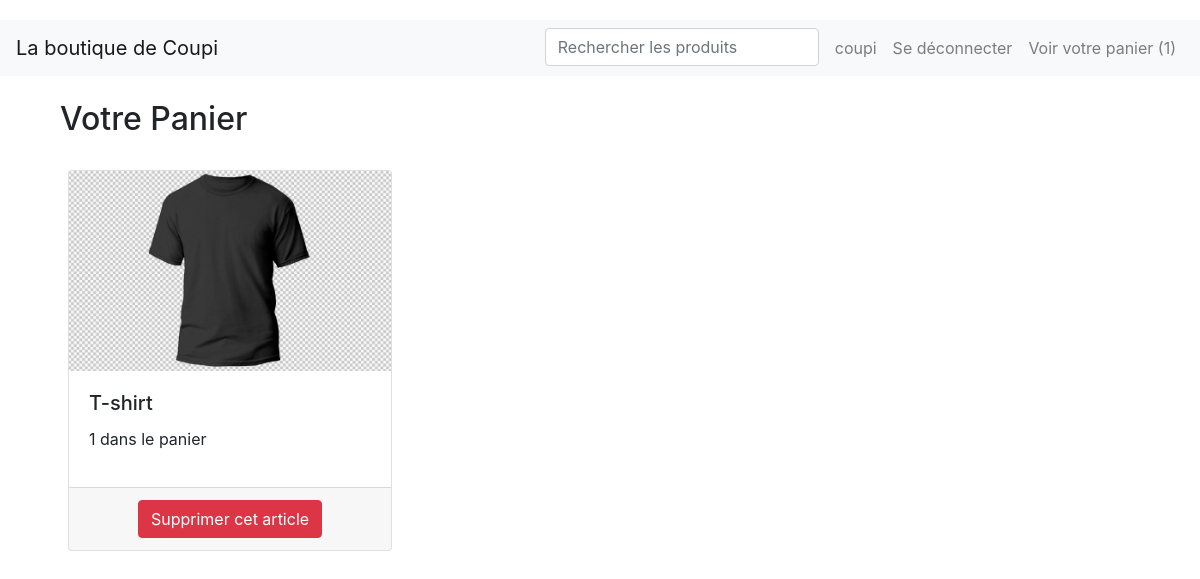
The app's page /cart/ (signed in), older data.
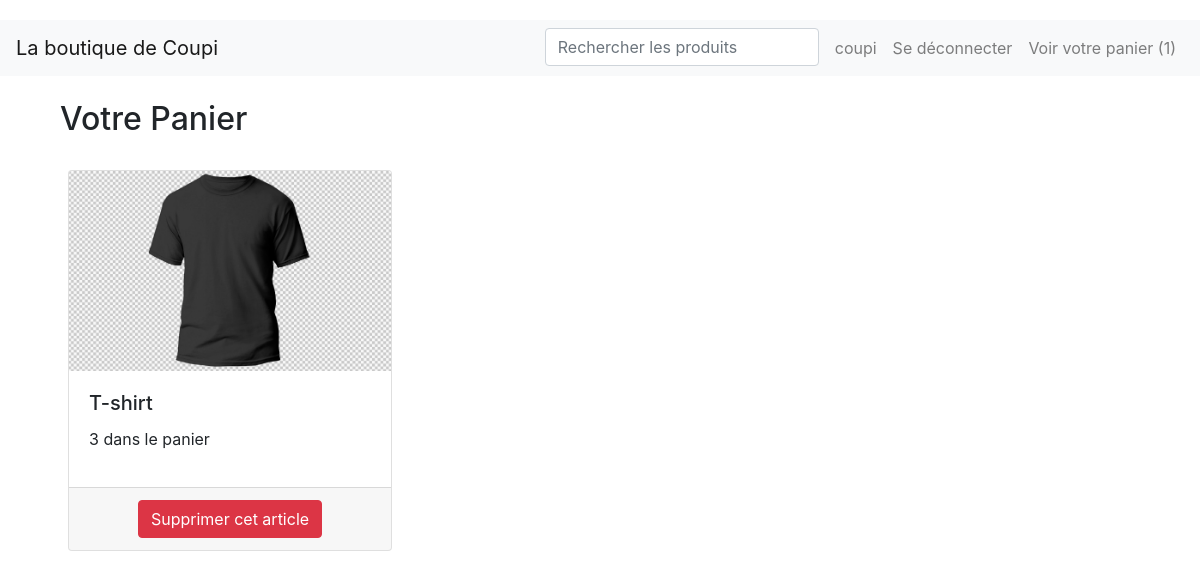
The same page, newer data.
### accounts/models.py (models this page shows)
class CustomUser(AbstractUser):
    pass

### store/models.py (models this page shows, shortened)
class Cart(models.Model):
    user = models.OneToOneField(AUTH_USER_MODEL, on_delete=models.CASCADE) #Je pouvais aussi faire un ForeignKey en faisant user= models.ForeignKey(unique=True)
    orders = models.ManyToManyField(Order) #plusieurs articles peuvent etre ajoutés au panier

class Order(models.Model):
    user = models.ForeignKey(AUTH_USER_MODEL, on_delete=models.CASCADE)
    product = models.ForeignKey(Product, on_delete=models.CASCADE)
    quantity = models.IntegerField(default=1)
    ordered = models.BooleanField(default=False)
    ordered_date = models.DateTimeField(blank=True,null=True)

class Product(models.Model):
    name = models.CharField(max_length=100)
    slug = models.SlugField(max_length=100,unique=True, blank=True)
    price = models.FloatField(default=0.0)
    qte_stock = models.IntegerField(default=0)
    description = models.TextField(blank=True)
    image = models.ImageField(upload_to='products', blank=True, null=True)
    user = models.ForeignKey(AUTH_USER_MODEL, on_delete=models.CASCADE)

### store/views.py (the view)
# urls.py: path('cart/',cart,name="cart"),
def cart(request):
    if not request.user.is_authenticated:
        return redirect('login')
    else:
        cart = get_object_or_404(Cart, user=request.user)
        return render(request,'cart.html', context={"orders": cart.orders.all()})

### store/templates/cart.html
{% extends 'base.html' %}
{% block content %}
<div class="container mt-4">
    <h2 class="mb-4">Votre Panier</h2>
    <div class="row">
        {% for order in orders %}
        <div class="col-md-4 mb-4">
            <div class="card h-100">
                <img src="{{ order.product.image.url }}" class="card-img-top" alt="{{ order.product.name }}" style="max-height: 200px; object-fit: cover;">
                <div class="card-body">
                    <h5 class="card-title">{{ order.product.name }}</h5>
                    <p class="card-text">{{ order.quantity }} dans le panier</p>
                </div>
                <div class="card-footer text-center">
                    <a href="{% url 'delete_article' order.id %}" class="btn btn-danger">Supprimer cet article</a>
                </div>
            </div>
        </div>
        {% endfor %}
    </div>
</div>
{% endblock %}

### templates/base.html (shortened to what this page needs)
<!DOCTYPE html>
 <html class="no-js">
<html>
    <head>
        <link href="https://stackpath.bootstrapcdn.com/bootstrap/4.5.2/css/bootstrap.min.css" rel="stylesheet">
    </head>
    <body>
        <nav class="navbar navbar-expand-lg navbar-light bg-light">
            <a class="navbar-brand" href="{% url 'page_acceuil_boutique' %}">La boutique de Coupi</a>
            <div class="collapse navbar-collapse" id="navbarNav">
                <ul class="navbar-nav ml-auto">
                    <li class="nav-item">
                        <form id="search-form" class="form-inline my-2 my-lg-0" method="GET" action="">
                            <input id="search-input" class="form-control mr-sm-2" type="search" name="q" placeholder="Rechercher les produits" aria-label="Rechercher">
                        </form>
                    </li>
                    {% if user.is_authenticated %}
                        <li class="nav-item">
                            <a class="nav-link" href="{% url 'perso' %}">{{ user.username }}</a>
                        </li>
                        <li class="nav-item">
                            <a class="nav-link" href="{% url 'logout' %}">Se déconnecter</a>
                        </li>
                    {% endif %}
                    {% if user.cart %}
                        <li class="nav-item">
                            <a class="nav-link" href="{% url 'cart' %}">Voir votre panier ({{ user.cart.orders.count }})</a>
                        </li>
                    {% endif %}
                </ul>
            </div>
        </nav>
        <div class="container">
            {% block content %}
            {% endblock %}
        </div>
    </body>
</html>

### templates/base.html (style rules this page uses)
body { padding-top: 20px; }
.navbar { margin-bottom: 20px; }
.card { flex: 1 1 calc(33.333% - 1rem); margin: 0.5rem; }

Row changes from the older to the newer data that the page shows:
changed Order "T-shirt": quantity "1" → "3"
